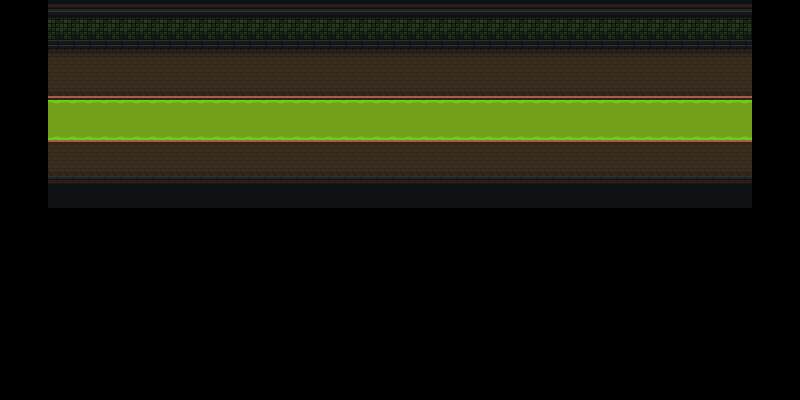

A 2D game scene composited from a Tiled map and its tileset images. What follows is a short description and the map's XML, with each tile layer's data collapsed to a summary:
An orthogonal 50x25 tile map with 16x16 px tiles, 4 tile layers (Floor, Decoration, LowerWall, WallsUpper).

<map version="1.10" tiledversion="1.10.0" orientation="orthogonal" renderorder="right-down" width="50" height="25" tilewidth="16" tileheight="16" infinite="0" nextlayerid="9" nextobjectid="1">
 <tileset firstgid="1" name="Tiles" tilewidth="16" tileheight="16" tilecount="294" columns="21">
  <image source="../../Decorations/yuriyx/Assets/Tiles.png" width="336" height="224" />
 </tileset>
 <layer id="6" name="Floor" width="50" height="25">
  <data>[1250 cells, 220 non-empty, 3 distinct tile ids]</data>
 </layer>
 <layer id="7" name="Decoration" width="50" height="25">
  <data>[1250 cells, 132 non-empty, 3 distinct tile ids]</data>
 </layer>
 <layer id="8" name="LowerWall" width="50" height="25">
  <data>[1250 cells, 88 non-empty, 2 distinct tile ids]</data>
 </layer>
 <layer id="5" name="WallsUpper" width="50" height="25">
  <data>[1250 cells, 132 non-empty, 3 distinct tile ids]</data>
 </layer>
</map>
